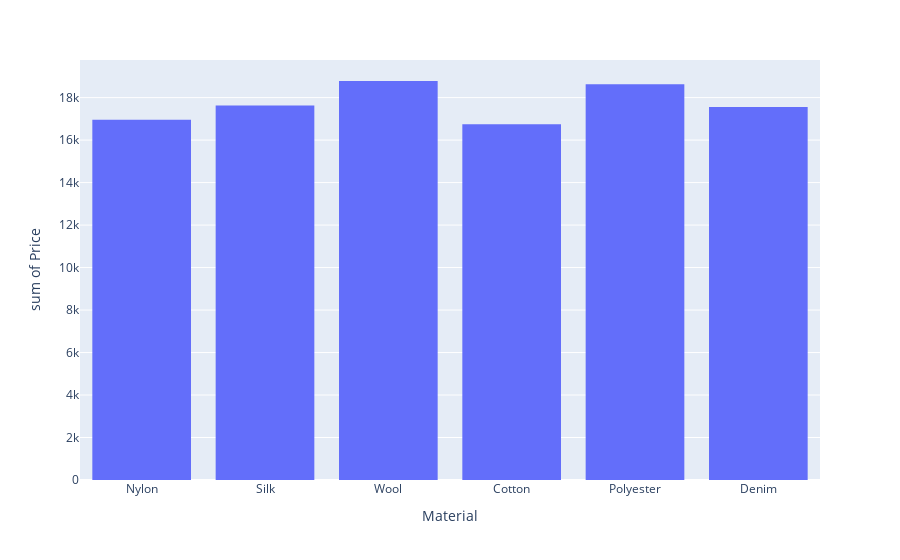

The notebook cell this image was saved under:
### Code cell
px.histogram(df,x="Material",y="Price",height=height)

### Figure 1 — Plotly figure (JSON) as saved in the notebook; plotly's stock layout.template omitted (floating-point values rounded to 4 significant figures; data arrays with more than 128 entries replaced by an {"elided": "..."} marker saying what was removed)
{"data": [{"alignmentgroup": "True", "bingroup": "x", "histfunc": "sum", "hovertemplate": "Material=%{x}<br>sum of Price=%{y}<extra></extra>", "legendgroup": "", "marker": {"color": "#636efa", "pattern": {"shape": ""}}, "name": "", "offsetgroup": "", "orientation": "v", "showlegend": false, "type": "histogram", "x": {"elided": "1000 str values"}, "xaxis": "x", "y": {"elided": "1000 int values"}, "yaxis": "y"}], "layout": {"autosize": true, "barmode": "relative", "legend": {"tracegroupgap": 0}, "margin": {"t": 60}, "xaxis": {"anchor": "y", "autorange": true, "domain": [0, 1], "range": [-0.5, 5.5], "title": {"text": "Material"}, "type": "category"}, "yaxis": {"anchor": "x", "autorange": true, "domain": [0, 1], "range": [0, 19770.0], "title": {"text": "sum of Price"}, "type": "linear"}}}
